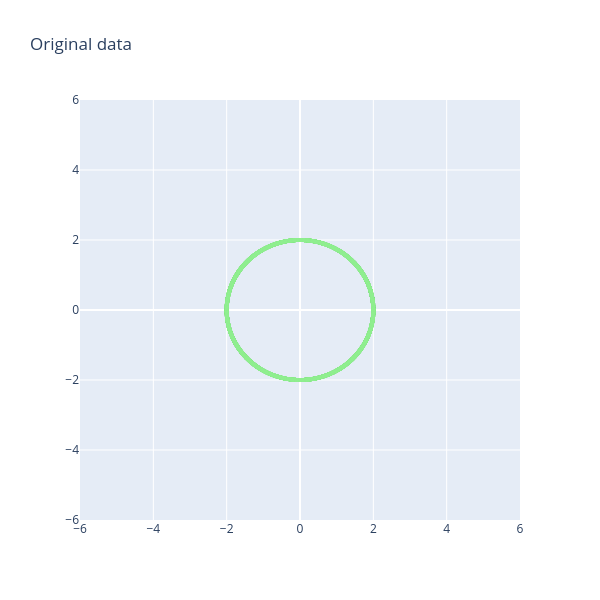
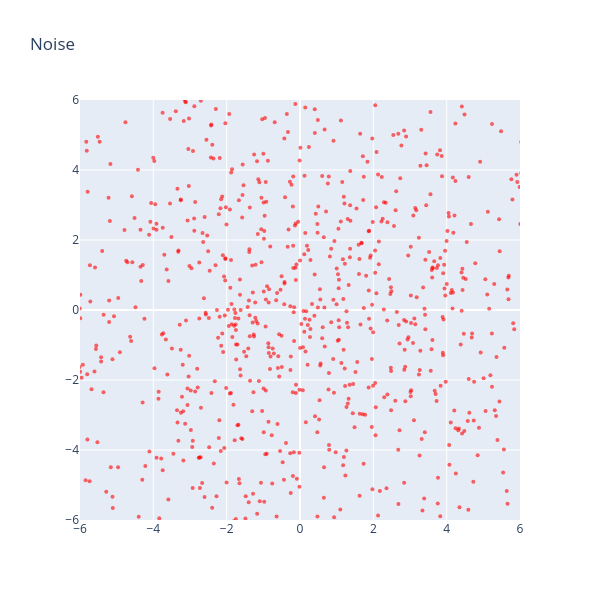
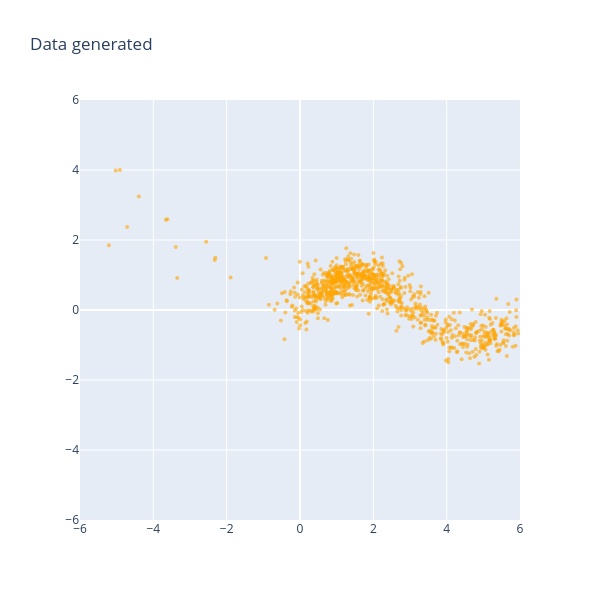

Notebook cell for these charts, in order:
### Code cell
#visualization
x_clean_np = x_clean_train.cpu().numpy()
def plot_2d_points(points, title, color):
    fig = go.Figure()
    fig.add_trace(
        go.Scatter(
            x=points[:, 0], y=points[:, 1],
            mode='markers',
            marker=dict(size=4, color=color, opacity=0.6),
            name=title
        )
    )
    fig.update_layout(
        title=title, width=600, height=600,
        xaxis=dict(range=[-6, 6]), yaxis=dict(range=[-6, 6])
    )
    fig.show()

plot_2d_points(x_clean_np, "Original data", "lightgreen")
plot_2d_points(initial_noise_np, "Noise", "red")
plot_2d_points(final_generated_np, "Data generated", "orange")

### Figure 1 — Plotly figure (JSON) as saved in the notebook; plotly's stock layout.template omitted (floating-point values rounded to 4 significant figures; data arrays with more than 128 entries replaced by an {"elided": "..."} marker saying what was removed)
{"data": [{"marker": {"color": "lightgreen", "opacity": 0.6, "size": 4}, "mode": "markers", "name": "Original data", "type": "scatter", "x": {"elided": "10000 float values"}, "y": {"elided": "10000 float values"}}], "layout": {"height": 600, "title": {"text": "Original data"}, "width": 600, "xaxis": {"range": [-6, 6]}, "yaxis": {"range": [-6, 6]}}}

### Figure 2 — Plotly figure (JSON) as saved in the notebook; plotly's stock layout.template omitted (floating-point values rounded to 4 significant figures; data arrays with more than 128 entries replaced by an {"elided": "..."} marker saying what was removed)
{"data": [{"marker": {"color": "red", "opacity": 0.6, "size": 4}, "mode": "markers", "name": "Noise", "type": "scatter", "x": {"elided": "1000 float values"}, "y": {"elided": "1000 float values"}}], "layout": {"height": 600, "title": {"text": "Noise"}, "width": 600, "xaxis": {"range": [-6, 6]}, "yaxis": {"range": [-6, 6]}}}

### Figure 3 — Plotly figure (JSON) as saved in the notebook; plotly's stock layout.template omitted (floating-point values rounded to 4 significant figures; data arrays with more than 128 entries replaced by an {"elided": "..."} marker saying what was removed)
{"data": [{"marker": {"color": "orange", "opacity": 0.6, "size": 4}, "mode": "markers", "name": "Data generated", "type": "scatter", "x": {"elided": "1000 float values"}, "y": {"elided": "1000 float values"}}], "layout": {"height": 600, "title": {"text": "Data generated"}, "width": 600, "xaxis": {"range": [-6, 6]}, "yaxis": {"range": [-6, 6]}}}
